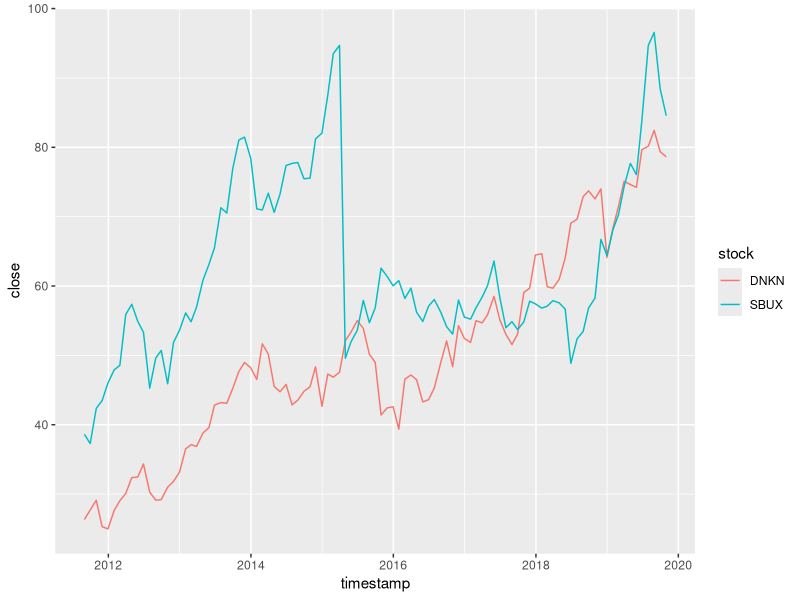
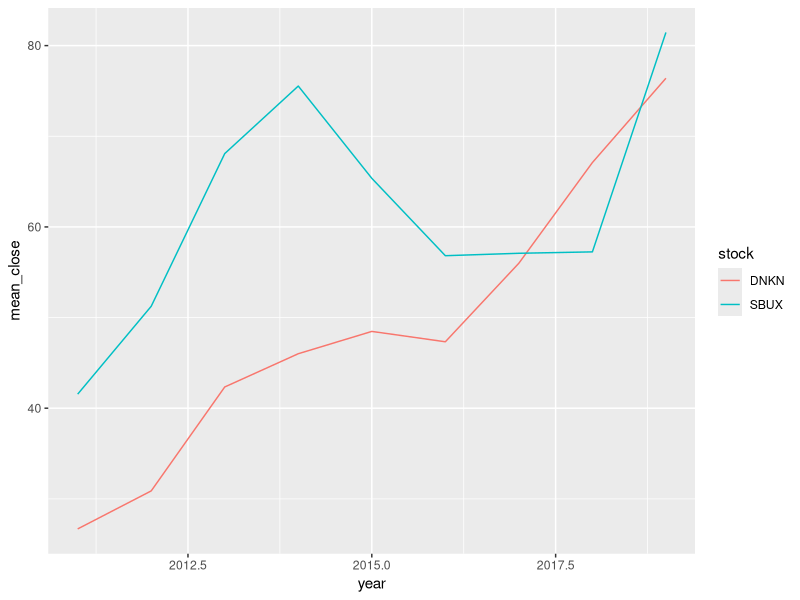

The R script that drew these images, in order:
library(tidyverse)
library(lubridate)

# DNKN <- read_csv("data/monthly_DNKN.csv")
# SBUX <- read_csv("data/monthly_SBUX.csv")
#
# DNKN <- DNKN %>%
#   select(timestamp, close)
# SBUX <- SBUX %>%
#   select(timestamp, close)
#
# DNKN <- DNKN %>%
#   slice(2:100)
# SBUX <- SBUX %>%
#   slice(2:100)
# 
# DNKN %>% write_csv("data/modified_DNKN.csv")
# SBUX %>% write_csv("data/modified_SBUX.csv")

DNKN <- read_csv("data/modified_DNKN.csv")
SBUX <- read_csv("data/modified_SBUX.csv")

DNKN <- DNKN %>%
  mutate(stock = "DNKN")
SBUX <- SBUX %>%
  mutate(stock = "SBUX")

D_S <- tibble(
  timestamp = c(DNKN %>%
                  pull(timestamp),
                SBUX %>%
                  pull(timestamp)),
  stock = c(DNKN %>%
              pull(stock),
            SBUX %>%
              pull(stock)),
  close = c(DNKN %>%
              pull(close),
            SBUX %>%
              pull(close))
)

D_S %>%
  group_by(stock) %>%
  ggplot() +
  geom_line(mapping = aes(x = timestamp, y = close, color = stock))

temp <- D_S %>%
  mutate(year = year(timestamp)) %>%
  group_by(year, stock) %>%
  summarize(mean_close = mean(close))

temp %>%
  group_by(stock) %>%
  ggplot() +
  geom_line(mapping = aes(x = year, y = mean_close, color = stock))
